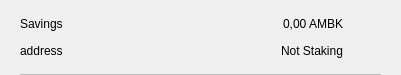
<?xml version="1.0" encoding="UTF-8"?>
<ui version="4.0">
 <class>CSRow</class>
 <widget class="QWidget" name="CSRow">
  <property name="geometry">
   <rect>
    <x>0</x>
    <y>0</y>
    <width>401</width>
    <height>75</height>
   </rect>
  </property>
  <property name="windowTitle">
   <string>Form</string>
  </property>
  <layout class="QVBoxLayout" name="verticalLayout">
   <property name="spacing">
    <number>0</number>
   </property>
   <property name="leftMargin">
    <number>20</number>
   </property>
   <property name="topMargin">
    <number>10</number>
   </property>
   <property name="rightMargin">
    <number>20</number>
   </property>
   <property name="bottomMargin">
    <number>0</number>
   </property>
   <item>
    <widget class="QWidget" name="info" native="true">
     <property name="minimumSize">
      <size>
       <width>0</width>
       <height>0</height>
      </size>
     </property>
     <layout class="QHBoxLayout" name="horizontalLayout_3">
      <property name="leftMargin">
       <number>0</number>
      </property>
      <property name="topMargin">
       <number>0</number>
      </property>
      <property name="rightMargin">
       <number>0</number>
      </property>
      <property name="bottomMargin">
       <number>10</number>
      </property>
      <item>
       <widget class="QWidget" name="container" native="true">
        <property name="minimumSize">
         <size>
          <width>0</width>
          <height>0</height>
         </size>
        </property>
        <layout class="QVBoxLayout" name="verticalLayout_2">
         <property name="spacing">
          <number>0</number>
         </property>
         <property name="leftMargin">
          <number>0</number>
         </property>
         <property name="topMargin">
          <number>0</number>
         </property>
         <property name="rightMargin">
          <number>0</number>
         </property>
         <property name="bottomMargin">
          <number>0</number>
         </property>
         <item>
          <layout class="QHBoxLayout" name="horizontalLayout">
           <item>
            <widget class="QLabel" name="labelName">
             <property name="toolTip">
              <string notr="true"/>
             </property>
             <property name="text">
              <string>Savings</string>
             </property>
            </widget>
           </item>
           <item>
            <spacer name="horizontalSpacer">
             <property name="orientation">
              <enum>Qt::Horizontal</enum>
             </property>
             <property name="sizeHint" stdset="0">
              <size>
               <width>40</width>
               <height>20</height>
              </size>
             </property>
            </spacer>
           </item>
           <item>
            <widget class="QLabel" name="labelAmount">
             <property name="text">
              <string>0,00 AMBK</string>
             </property>
            </widget>
           </item>
          </layout>
         </item>
         <item>
          <layout class="QHBoxLayout" name="horizontalLayout_2">
           <item>
            <widget class="QLabel" name="labelAddress">
             <property name="toolTip">
              <string notr="true"/>
             </property>
             <property name="text">
              <string>address</string>
             </property>
            </widget>
           </item>
           <item>
            <spacer name="horizontalSpacer_2">
             <property name="orientation">
              <enum>Qt::Horizontal</enum>
             </property>
             <property name="sizeHint" stdset="0">
              <size>
               <width>40</width>
               <height>20</height>
              </size>
             </property>
            </spacer>
           </item>
           <item>
            <widget class="QLabel" name="labelStaking">
             <property name="text">
              <string>Not Staking</string>
             </property>
            </widget>
           </item>
          </layout>
         </item>
        </layout>
       </widget>
      </item>
      <item alignment="Qt::AlignHCenter|Qt::AlignVCenter">
       <widget class="QPushButton" name="pushButtonMenu">
        <property name="minimumSize">
         <size>
          <width>24</width>
          <height>24</height>
         </size>
        </property>
        <property name="maximumSize">
         <size>
          <width>32</width>
          <height>32</height>
         </size>
        </property>
        <property name="focusPolicy">
         <enum>Qt::NoFocus</enum>
        </property>
        <property name="styleSheet">
         <string notr="true">border:none; background-color:transparent;</string>
        </property>
        <property name="text">
         <string/>
        </property>
        <property name="icon">
         <iconset>
          <normaloff>://ic-menu-hover</normaloff>://ic-menu-hover</iconset>
        </property>
        <property name="iconSize">
         <size>
          <width>24</width>
          <height>24</height>
         </size>
        </property>
       </widget>
      </item>
     </layout>
    </widget>
   </item>
   <item>
    <widget class="QLabel" name="lblDivisory">
     <property name="minimumSize">
      <size>
       <width>0</width>
       <height>1</height>
      </size>
     </property>
     <property name="maximumSize">
      <size>
       <width>16777215</width>
       <height>1</height>
      </size>
     </property>
     <property name="styleSheet">
      <string notr="true">background-color:#bababa;</string>
     </property>
     <property name="text">
      <string/>
     </property>
     <property name="alignment">
      <set>Qt::AlignBottom|Qt::AlignLeading|Qt::AlignLeft</set>
     </property>
    </widget>
   </item>
  </layout>
 </widget>
 <resources/>
 <connections/>
</ui>
